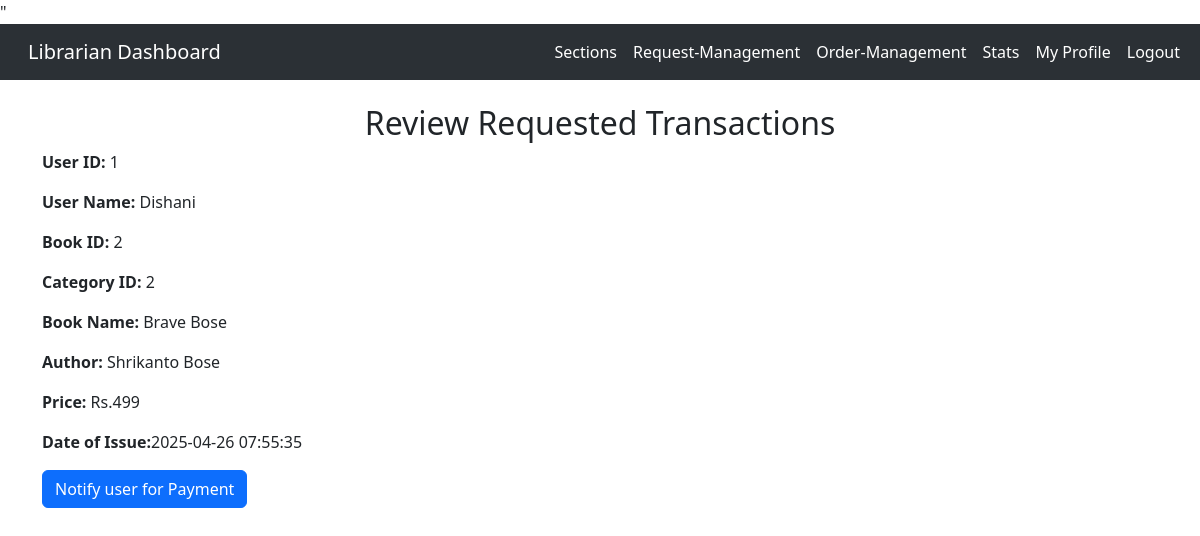
The app's page /grantorder/1 with its own data.
### app.py (models this page shows)
class Orders(db.Model):
     __tablename__="orders"
     order_id=db.Column(db.Integer, primary_key = True, autoincrement= True)
     user_id=db.Column(db.Integer, db.ForeignKey("user.id"))
     username=db.Column(db.String, nullable=False)
     book_id=db.Column(db.Integer, db.ForeignKey("book.book_id"))
     book_name=db.Column(db.String, nullable=False)
     category_id=db.Column(db.Integer, db.ForeignKey("categories.category_id"))
     author_name=db.Column(db.String, nullable=False)
     price=db.Column(db.Integer, db.ForeignKey("book.price"))
     payment=db.Column(db.String, nullable=False)
     date_of_issue=db.Column(db.String, nullable=False)

### app.py (the view)
@app.route('/grantorder/<int:order_id>', methods=['GET','POST'])
def grant_order(order_id):
    order=Orders.query.get(order_id)
    if request.method=="POST":
      order.date_of_issue=datetime.now()
      order.payment="pay now"
      db.session.commit()
      flash('user is notified to make the payment')
      return redirect('/admin_orders')
    return render_template('grantorder.html', order=order, current_datetime=current_datetime)

### templates/grantorder.html (shortened to what this page needs)
<!DOCTYPE html>
<html lang="en">
<head>
    <link rel="stylesheet" href="https://cdn.jsdelivr.net/npm/bootstrap@5.3.2/dist/css/bootstrap.rtl.min.css">"
    <link rel="stylesheet" href="https://cdnjs.cloudflare.com/ajax/libs/font-awesome/6.5.1/css/all.min.css">
  </head>
<body>
    <nav class="navbar navbar-expand-lg bg-body-tertiary" data-bs-theme="dark">
            <div class="container-fluid">
              <a class="navbar-brand" href="#">Librarian Dashboard</a>
              <div class="collapse navbar-collapse" id="navbarTogglerDemo03">
                <ul class="navbar-nav me-auto mb-2 mb-lg-0">
                  <li class="nav-item">
                    <a class="nav-link active" aria-current="page" href="/allsection">Sections</a>
                  </li>
                  <li class="nav-item">
                    <a class="nav-link active" aria-current="page" href="/admin_requests">Request-Management</a>
                  </li>
                  <li class="nav-item">
                    <a class="nav-link active" aria-current="page" href="/admin_orders">Order-Management</a>
                  </li>
                  <li class="nav-item">
                    <a class="nav-link active" aria-current="page" href="/admin_stats">Stats</a>
                  </li>
                  <li class="nav-item">
                    <a class="nav-link active" aria-current="page" href="/profile_admin">My Profile</a>
                  </li>
                  <li class="nav-item">
                    <a class="nav-link active" aria-current="page" href="/login_as_admin">Logout</a>
                  </li>
                </ul>
              </div>
            </div>
          </nav><br>
          <h2 style="text-align:center;">Review Requested Transactions</h2>
          <div class=container>
              <p><strong>User ID:</strong> {{order.user_id}}</p>
              <p><strong>User Name:</strong> {{order.username}}</p>
              <p><strong>Book ID:</strong> {{order.book_id}}</p>
              <p><strong>Category ID:</strong> {{order.category_id}}</p>
              <p><strong>Book Name:</strong> {{order.book_name}}</p>
              <p><strong>Author:</strong> {{order.author_name}}</p>
              <p><strong>Price:</strong> Rs.{{order.price}}</p>
              <p><strong>Date of Issue:</strong>{{current_datetime}}</p>
          </div>
          <form action = '/grantorder/{{order.order_id}}' method="POST">
          <div class="container">
                <button type="submit" class="btn btn-primary">Notify user for Payment</button>
            </form>
</body>
</html>

### records on screen
Orders: user_id "1", username "Dishani", book_id "2", category_id "2", book_name "Brave Bose", author_name "Shrikanto Bose", price "499"

### other values on screen
{{ current_datetime }} "2025-04-26 07:55:35"
